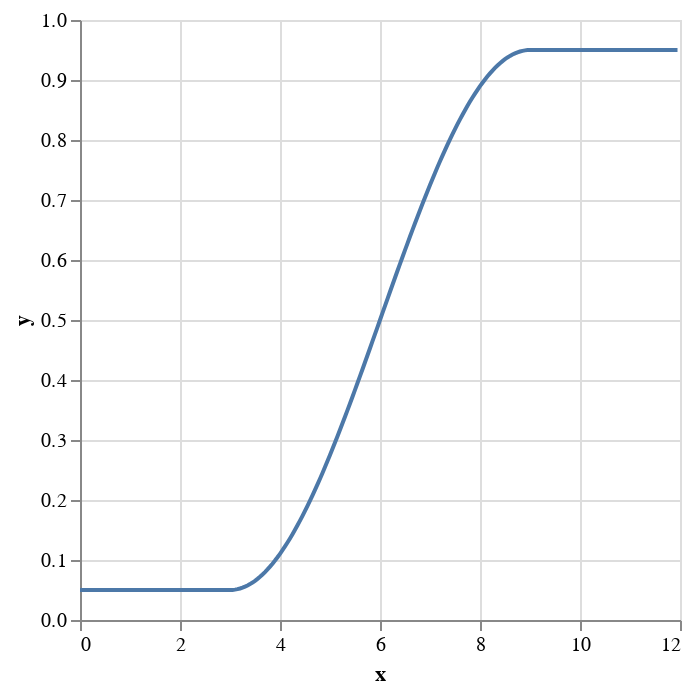

Write notebook code for a chart like this one.
### Code cell
import altair as alt
import pandas as pd

df = pd.DataFrame({'x': [i / 20 for i in range(240)], 'y': [is_relevant(i /20) for i in range(240)]})

# add tooltip to graph
alt.Chart(df).mark_line().encode(
    x='x',
    y='y',
    tooltip=['x', 'y']
)

### Figure 1 — Vega-Lite specification as saved in the notebook (floating-point values rounded to 4 significant figures; data arrays with more than 128 entries replaced by an {"elided": "..."} marker saying what was removed)
{"config": {"view": {"continuousWidth": 300, "continuousHeight": 300}}, "data": {"name": "data-5ad762da48289f55fa26183cede403fd"}, "mark": {"type": "line"}, "encoding": {"tooltip": [{"field": "x", "type": "quantitative"}, {"field": "y", "type": "quantitative"}], "x": {"field": "x", "type": "quantitative"}, "y": {"field": "y", "type": "quantitative"}}, "$schema": "https://vega.github.io/schema/vega-lite/v5.7.1.json", "datasets": {"data-5ad762da48289f55fa26183cede403fd": {"elided": "240 records"}}}
